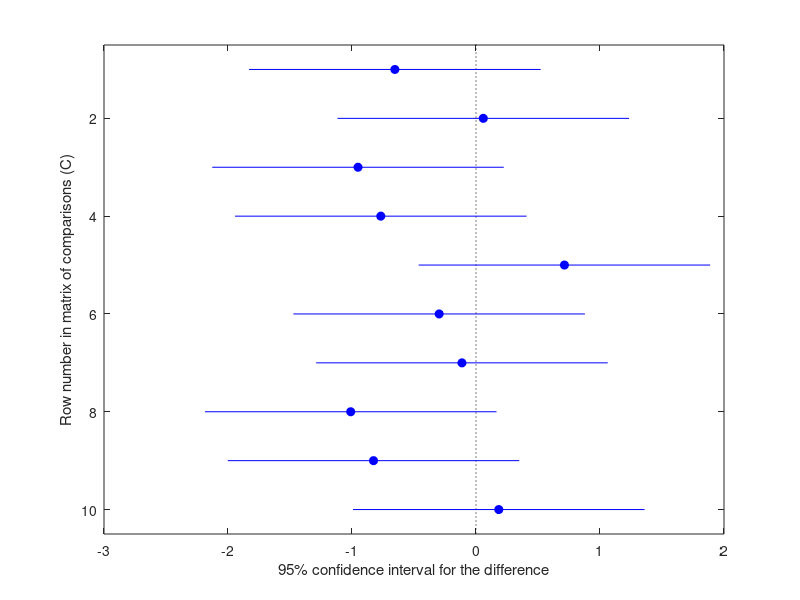
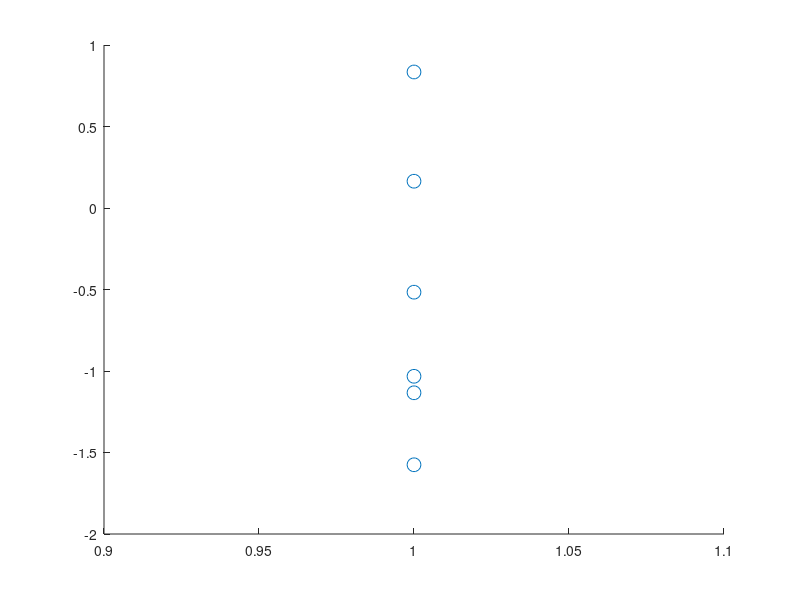

MATLAB code to generate these figures, in order: (Note: this script raises an error after producing the figures.)
% Example of ANOVA analysis
% ANOVA is short for "ANalysis Of VAriations"
% ANOVA "answers the question":

% ANOVA tests the hypothesis that the samples in the columns are 
% drawn from populations with the same mean against the alternative 
% hypothesis that the population means are not all the same. 
% If you have a critical p-value p_critical = 0.05 (by 2.671 convention)
% When ANOVA returns a p-value > 0.05, you can conclude that
% there is NO statistically significant difference between categories
% When ANOVA returns a p-value < 0.05, you can conclude that
% there is a statistically signfiicant difference between categories

x = 1:6;   % 6 Measurements
n_cat = 5; % 5 categories

% Array of category of every datapoint
cat = repmat([1:n_cat], length(x), 1);


%% Random data
rng(216); % Seed random number for repeatable randomness
y = randn(size(cat));
[p_value, tbl, stats] = anova1(y, 1:n_cat, 'off');

% See MATLAB documentation for multcompare for details on how to use and
% read the multcompare plot.
figure;
[c,~,~,gnames] = multcompare(stats);

figure;
hold on;
for idx = 1:n_cat
    h = scatter(cat(:, idx), y(:, idx), 'SizeData', 100);
    h.MarkerFaceColor = h.MarkerEdgeColor;
    h.MarkerFaceAlpha = 0.5;
    h.MarkerEdgeAlpha = 0.5;
end
xlabel('Category');
ylabel('Y Arb');
title({'Random data', sprintf('p=%.1e', round(p_value, 2, 'significant'))});
xlim([0, n_cat + 1]);
improvePlot;

%% Add trend to same random data
% Note that the data looks like it has a linear trend with respect to
% category number, but category order does not matter to ANOVA
rng(216); % Seed random number for repeatable randomness
y = randn(size(cat)) + 0.5*cat;
[p_value, tbl, stats] = anova1(y, 1:n_cat, 'off');

% See MATLAB documentation for multcompare for details on how to use and
% read the multcompare plot.
figure;
[c,~,~,gnames] = multcompare(stats);

figure;
hold on;
for idx = 1:n_cat
    h = scatter(cat(:, idx), y(:, idx), 'SizeData', 100);
    h.MarkerFaceColor = h.MarkerEdgeColor;
    h.MarkerFaceAlpha = 0.5;
    h.MarkerEdgeAlpha = 0.5;
end
xlabel('Category');
ylabel('Y Arb');
title({'Random data with trend', sprintf('p=%.1e', round(p_value, 2, 'significant'))});
xlim([0, n_cat + 1]);
improvePlot;


%% Same random data as trend example, different category order
% This demonstrates how category order does not matter to ANOVA
rng(216); % Seed random number for repeatable randomness
y = randn(size(cat)) + 0.5*cat;
shuffle_cat = repmat([3,4,2,5,1], length(x), 1);
[p_value, tbl, stats] = anova1(y, 1:n_cat, 'off');

% See MATLAB documentation for multcompare for details on how to use and
% read the multcompare plot.
figure;
[c,~,~,gnames] = multcompare(stats);

figure;
hold on;
for idx = 1:n_cat
    h = scatter(shuffle_cat(:, idx), y(:, idx), 'SizeData', 100);
    h.MarkerFaceColor = h.MarkerEdgeColor;
    h.MarkerFaceAlpha = 0.5;
    h.MarkerEdgeAlpha = 0.5;
end
xlabel('Category');
ylabel('Y Arb');
title({'Random data with trend', sprintf('p=%.1e', round(p_value, 2, 'significant'))});
xlim([0, n_cat + 1]);
improvePlot;

%% Add random data, one column is obviously different
rng(216); % Seed random number for repeatable randomness
y = randn(size(cat));
y(:, 4) = y(:, 4) + 2;
[p_value, tbl, stats] = anova1(y, 1:n_cat, 'off');

% See MATLAB documentation for multcompare for details on how to use and
% read the multcompare plot.
figure;
[c,~,~,gnames] = multcompare(stats);

figure;
hold on;
for idx = 1:n_cat
    h = scatter(cat(:, idx), y(:, idx), 'SizeData', 100);
    h.MarkerFaceColor = h.MarkerEdgeColor;
    h.MarkerFaceAlpha = 0.5;
    h.MarkerEdgeAlpha = 0.5;
end
xlabel('Category');
ylabel('Y Arb');
title({'Random data with a distinct category', sprintf('p=%.1e', round(p_value, 2, 'significant'))});
xlim([0, n_cat + 1]);
improvePlot;
